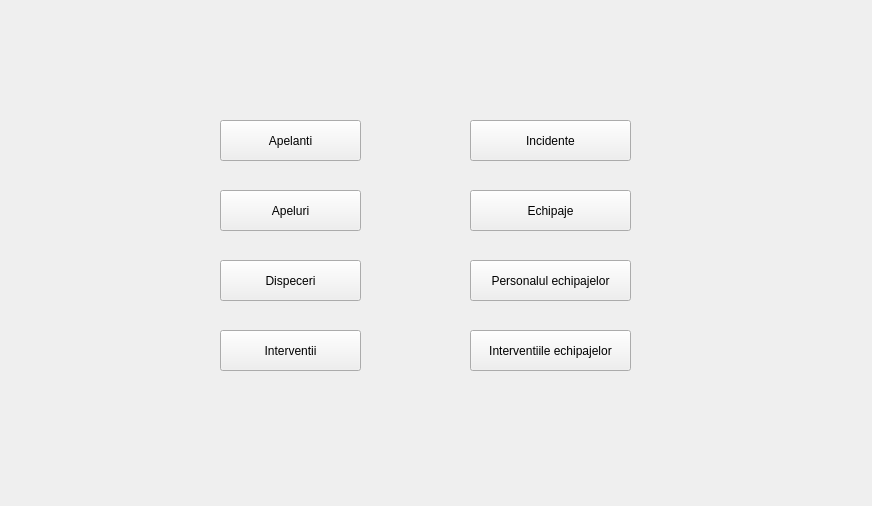
<?xml version="1.0" encoding="UTF-8"?>
<ui version="4.0">
 <class>Form</class>
 <widget class="QWidget" name="Form">
  <property name="geometry">
   <rect>
    <x>0</x>
    <y>0</y>
    <width>872</width>
    <height>506</height>
   </rect>
  </property>
  <property name="windowTitle">
   <string>Form</string>
  </property>
  <widget class="QPushButton" name="pushButton">
   <property name="geometry">
    <rect>
     <x>220</x>
     <y>120</y>
     <width>141</width>
     <height>41</height>
    </rect>
   </property>
   <property name="text">
    <string>Apelanti</string>
   </property>
  </widget>
  <widget class="QPushButton" name="pushButton_2">
   <property name="geometry">
    <rect>
     <x>220</x>
     <y>190</y>
     <width>141</width>
     <height>41</height>
    </rect>
   </property>
   <property name="text">
    <string>Apeluri</string>
   </property>
  </widget>
  <widget class="QPushButton" name="pushButton_3">
   <property name="geometry">
    <rect>
     <x>220</x>
     <y>260</y>
     <width>141</width>
     <height>41</height>
    </rect>
   </property>
   <property name="text">
    <string>Dispeceri</string>
   </property>
  </widget>
  <widget class="QPushButton" name="pushButton_4">
   <property name="geometry">
    <rect>
     <x>220</x>
     <y>330</y>
     <width>141</width>
     <height>41</height>
    </rect>
   </property>
   <property name="text">
    <string>Interventii</string>
   </property>
  </widget>
  <widget class="QPushButton" name="pushButton_5">
   <property name="geometry">
    <rect>
     <x>470</x>
     <y>120</y>
     <width>161</width>
     <height>41</height>
    </rect>
   </property>
   <property name="text">
    <string>Incidente</string>
   </property>
  </widget>
  <widget class="QPushButton" name="pushButton_6">
   <property name="geometry">
    <rect>
     <x>470</x>
     <y>190</y>
     <width>161</width>
     <height>41</height>
    </rect>
   </property>
   <property name="text">
    <string>Echipaje</string>
   </property>
  </widget>
  <widget class="QPushButton" name="pushButton_7">
   <property name="geometry">
    <rect>
     <x>470</x>
     <y>260</y>
     <width>161</width>
     <height>41</height>
    </rect>
   </property>
   <property name="text">
    <string>Personalul echipajelor</string>
   </property>
  </widget>
  <widget class="QPushButton" name="pushButton_8">
   <property name="geometry">
    <rect>
     <x>470</x>
     <y>330</y>
     <width>161</width>
     <height>41</height>
    </rect>
   </property>
   <property name="text">
    <string>Interventiile echipajelor</string>
   </property>
  </widget>
 </widget>
 <resources/>
 <connections/>
</ui>
